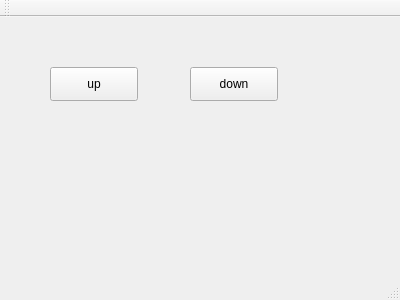
<?xml version="1.0" encoding="UTF-8"?>
<ui version="4.0">
 <class>MainWindow</class>
 <widget class="QMainWindow" name="MainWindow">
  <property name="geometry">
   <rect>
    <x>0</x>
    <y>0</y>
    <width>400</width>
    <height>300</height>
   </rect>
  </property>
  <property name="windowTitle">
   <string>MainWindow</string>
  </property>
  <widget class="QWidget" name="centralWidget">
   <widget class="QPushButton" name="pushButton">
    <property name="geometry">
     <rect>
      <x>50</x>
      <y>50</y>
      <width>88</width>
      <height>34</height>
     </rect>
    </property>
    <property name="text">
     <string>up</string>
    </property>
   </widget>
   <widget class="QPushButton" name="pushButton_2">
    <property name="geometry">
     <rect>
      <x>190</x>
      <y>50</y>
      <width>88</width>
      <height>34</height>
     </rect>
    </property>
    <property name="text">
     <string>down</string>
    </property>
   </widget>
  </widget>
  <widget class="QMenuBar" name="menuBar">
   <property name="geometry">
    <rect>
     <x>0</x>
     <y>0</y>
     <width>400</width>
     <height>30</height>
    </rect>
   </property>
  </widget>
  <widget class="QToolBar" name="mainToolBar">
   <attribute name="toolBarArea">
    <enum>TopToolBarArea</enum>
   </attribute>
   <attribute name="toolBarBreak">
    <bool>false</bool>
   </attribute>
  </widget>
  <widget class="QStatusBar" name="statusBar"/>
 </widget>
 <layoutdefault spacing="6" margin="11"/>
 <resources/>
 <connections/>
</ui>
